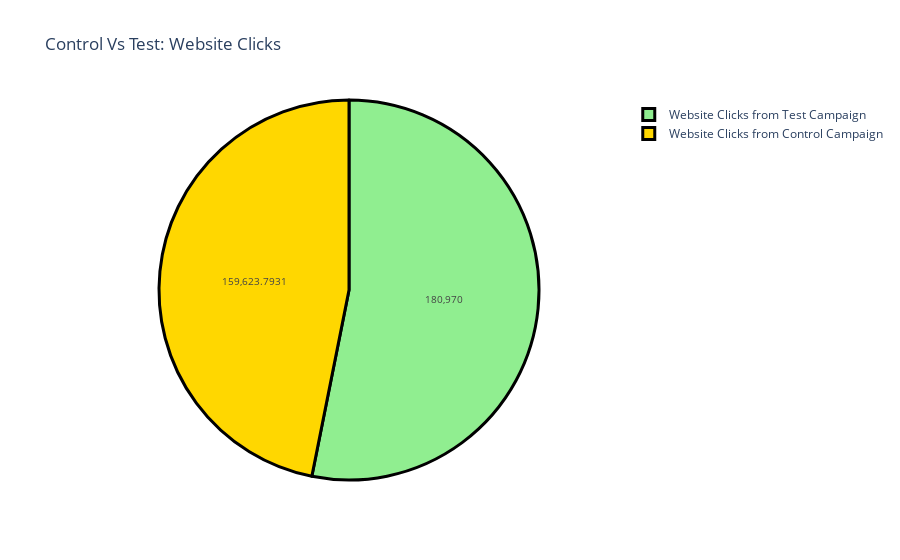

Notebook code cell kept with this figure:
### Markdown cell above
### Analyze relationship between number of website clicks from both campaigns.

### Code cell
label = ["Website Clicks from Control Campaign", 
         "Website Clicks from Test Campaign"]
counts = [sum(control_data["Website Clicks"]), 
          sum(test_data["Website Clicks"])]
colors = ['gold','lightgreen']
fig = go.Figure(data=[go.Pie(labels=label, values=counts)])
fig.update_layout(title_text='Control Vs Test: Website Clicks')
fig.update_traces(hoverinfo='label+percent', textinfo='value', 
                  textfont_size=10,
                  marker=dict(colors=colors, 
                              line=dict(color='black', width=3)))
fig.show()

### Figure 1 — Plotly figure (JSON) as saved in the notebook; plotly's stock layout.template omitted (floating-point values rounded to 4 significant figures)
{"data": [{"hoverinfo": "label+percent", "labels": ["Website Clicks from Control Campaign", "Website Clicks from Test Campaign"], "marker": {"colors": ["gold", "lightgreen"], "line": {"color": "black", "width": 3}}, "textfont": {"size": 10}, "textinfo": "value", "type": "pie", "values": [159600.0, 180970]}], "layout": {"autosize": true, "title": {"text": "Control Vs Test: Website Clicks"}}}
